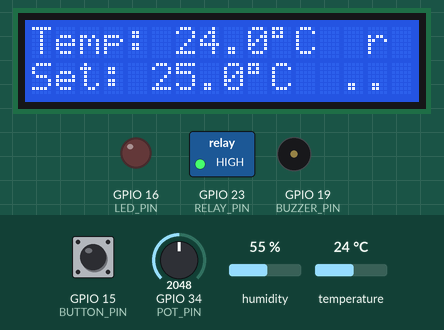
Simulated run of this sketch. Board: ESP32. Shown: 16×2 character LCD, switched loads named in the sketch (green lamp = pin HIGH), output pins drawn as LEDs (lit = HIGH), buzzer (waves = sounding, pin HIGH). The inputs (shaded band) are chosen by the test bench; at power-on: temperature 24 °C, GPIO 15 (BUTTON_PIN) HIGH, GPIO 34 (POT_PIN) = 2048, humidity 55 % (analog values on the 0–4095 scale). What the sketch prints to the serial monitor is not drawn.

Above: at 1.2 s.
1.3 s: temperature set to 25.2 °C
At 2.8 s:
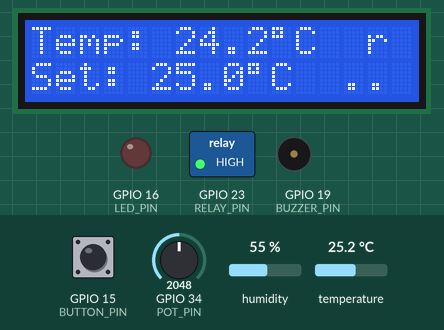
5.7 s: temperature set to 26.5 °C
At 9.6 s:
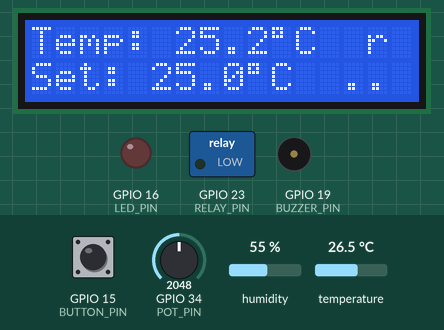
11.7 s: GPIO 15 (BUTTON_PIN) pulled LOW for 2.35 s
At 13.0 s:
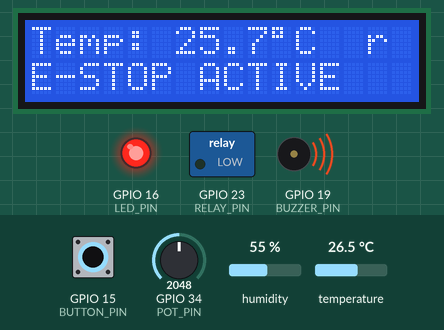
20.0 s: temperature set to 12 °C
At 21.6 s:
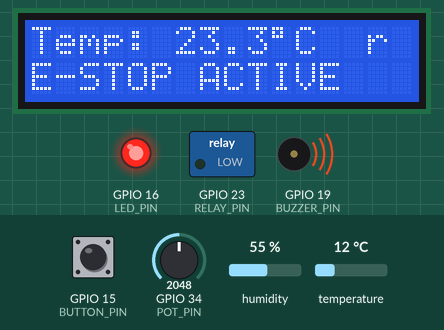
Timing chart, 0 to 23.1 s (numbered marks = the images above; inputs shaded):
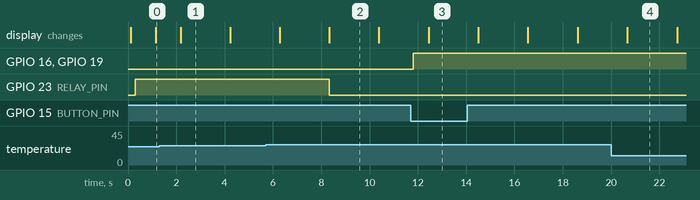

Measured:
- the behaviour switches between 26 and 26.1 °C on temperature (found by bisection; images 1 and 2)
- after the input at 1.3 s, the display: changes after 0.88 s (image 1)
- after the input at 5.7 s, GPIO 23 (RELAY_PIN): HIGH → LOW after 2.6 s
- after the input at 11.7 s, GPIO 16 (LED_PIN), GPIO 19 (BUZZER_PIN): LOW → HIGH after 0.11 s; the display: changes after 0.74 s (image 3)
- what the display in image 1 shows lasts 2.0 s, from 2.2 s to 4.2 s

The sketch:

sketch.ino
```cpp
#include <Arduino.h>
#include "DHT.h"
#include "esp_task_wdt.h"
#include "esp_timer.h"
#include <LiquidCrystal_I2C.h>

#define DHTPIN          4
#define DHTTYPE         DHT22

#define BUTTON_PIN      15
#define RELAY_PIN       23
#define BUZZER_PIN      19
#define LED_PIN         16
#define POT_PIN         34

#define DEBOUNCE_MS     200
#define ANOMALY_JUMP    15.0f
#define TEMP_MIN        -40.0f
#define TEMP_MAX        100.0f
#define SETPOINT_MAX    50.0f
#define OVERHEAT_THRESH 35.0f
#define FILTER_ALPHA    0.2f
#define WDT_TIMEOUT_S   5

typedef struct {
    float temperature;
    float hvacSetpoint;
    int   potValue;
    bool  emergencyStop;
} SystemState;

DHT dht(DHTPIN, DHTTYPE);
SystemState sysState;
SemaphoreHandle_t mutex;
LiquidCrystal_I2C lcd(0x27, 16, 2);
TaskHandle_t sensorHandle = NULL;
TaskHandle_t controlHandle = NULL;
TaskHandle_t logHandle = NULL;

volatile unsigned long lastInterruptTime = 0;

void IRAM_ATTR buttonISR() {
    unsigned long now = esp_timer_get_time() / 1000;
    if (now - lastInterruptTime > DEBOUNCE_MS) {
        sysState.emergencyStop = true;
        lastInterruptTime = now;
    }
}

float lastTemp = NAN;
float filteredTemp = 0.0f;

void sensorTask(void *pvParameters) {
    SystemState *state = (SystemState *)pvParameters;

    while (1) {
        esp_task_wdt_reset();

        float temp = dht.readTemperature();
        int adc = analogRead(POT_PIN);

        bool anomaly = false;
        if (isnan(temp) || temp < TEMP_MIN || temp > TEMP_MAX) {
            anomaly = true;
        } else if (!isnan(lastTemp) && fabs(temp - lastTemp) > ANOMALY_JUMP) {
            anomaly = true;
        }

        if (anomaly) {
            xSemaphoreTake(mutex, portMAX_DELAY);
            state->emergencyStop = true;
            xSemaphoreGive(mutex);
            Serial.println("Sensor anomaly detected! Emergency stop triggered.");
        } else {
            lastTemp = temp;

            filteredTemp = (1.0f - FILTER_ALPHA) * filteredTemp + FILTER_ALPHA * temp;

            float newSetpoint = (adc / 4095.0f) * SETPOINT_MAX;

            xSemaphoreTake(mutex, portMAX_DELAY);
            state->temperature = filteredTemp;
            state->hvacSetpoint = newSetpoint;
            state->potValue = adc;
            xSemaphoreGive(mutex);
        }

        vTaskDelay(pdMS_TO_TICKS(2000));
    }
}

void controlTask(void *pvParameters) {
    SystemState *state = (SystemState *)pvParameters;
    static bool lastEStop = false;

    while (1) {
        esp_task_wdt_reset();

        xSemaphoreTake(mutex, portMAX_DELAY);
        float temp = state->temperature;
        float setpoint = state->hvacSetpoint;
        bool estop = state->emergencyStop;
        xSemaphoreGive(mutex);

        if (estop && !lastEStop) {
            Serial.println("EMERGENCY STOP ACTIVATED");
        }
        lastEStop = estop;

        if (estop) {
            digitalWrite(RELAY_PIN, LOW);
            digitalWrite(BUZZER_PIN, HIGH);
            digitalWrite(LED_PIN, HIGH);
        } else {
            if (temp >= OVERHEAT_THRESH) {
                digitalWrite(LED_PIN, HIGH);
                digitalWrite(BUZZER_PIN, HIGH);
            } else {
                digitalWrite(LED_PIN, LOW);
                digitalWrite(BUZZER_PIN, LOW);
            }

            digitalWrite(RELAY_PIN, temp < setpoint ? HIGH : LOW);
        }

        vTaskDelay(pdMS_TO_TICKS(200));
    }
}

void logTask(void *pvParameters) {
    SystemState *state = (SystemState *)pvParameters;

    while (1) {
        esp_task_wdt_reset();

        xSemaphoreTake(mutex, portMAX_DELAY);
        float temp = state->temperature;
        float setpoint = state->hvacSetpoint;
        int pot = state->potValue;
        bool estop = state->emergencyStop;
        xSemaphoreGive(mutex);

        lcd.setCursor(0, 0);
        lcd.print("Temp: ");
        lcd.print(temp, 1);
        lcd.print((char)223);
        lcd.print("C  ");

        lcd.setCursor(0, 1);
        if (estop) {
            lcd.print("E-STOP ACTIVE   ");
        } else if (temp >= OVERHEAT_THRESH) {
            lcd.print("OVERHEAT!       ");
        } else {
            lcd.print("Set: ");
            lcd.print(setpoint, 1);
            lcd.print((char)223);
            lcd.print("C  ");
        }

        Serial.print("Temp:");
        Serial.print(temp, 1);
        Serial.print(" Setpoint:");
        Serial.print(setpoint, 1);
        Serial.print(" E-Stop:");
        Serial.println(estop ? "1" : "0");

        vTaskDelay(pdMS_TO_TICKS(1000));
    }
}

void setup() {
    Serial.begin(115200);

    analogReadResolution(12);

    pinMode(RELAY_PIN, OUTPUT);
    pinMode(BUZZER_PIN, OUTPUT);
    pinMode(LED_PIN, OUTPUT);
    pinMode(BUTTON_PIN, INPUT_PULLUP);

    digitalWrite(RELAY_PIN, LOW);
    digitalWrite(BUZZER_PIN, LOW);
    digitalWrite(LED_PIN, LOW);

    attachInterrupt(digitalPinToInterrupt(BUTTON_PIN), buttonISR, FALLING);

    dht.begin();

    lcd.init();
    lcd.backlight();
    lcd.setCursor(0, 0);
    lcd.print("HVAC Controller");
    lcd.setCursor(0, 1);
    lcd.print("Initialising...");

    mutex = xSemaphoreCreateMutex();

    float initTemp = dht.readTemperature();
    if (!isnan(initTemp)) {
        filteredTemp = initTemp;
    }

    esp_task_wdt_config_t wdt_config = {
        .timeout_ms = WDT_TIMEOUT_S * 1000,
        .idle_core_mask = (1 << portNUM_PROCESSORS) - 1,
        .trigger_panic = true
    };
    esp_task_wdt_init(&wdt_config);

    xTaskCreate(sensorTask, "Sensor", 2048, &sysState, 2, &sensorHandle);
    xTaskCreate(controlTask, "Control", 2048, &sysState, 3, &controlHandle);
    xTaskCreate(logTask, "Log", 2048, &sysState, 1, &logHandle);

    esp_task_wdt_add(sensorHandle);
    esp_task_wdt_add(controlHandle);
    esp_task_wdt_add(logHandle);

    Serial.println("=== Industrial IoT Smart HVAC Controller ===");
    Serial.println("System initialised. Monitoring...");
}

void loop() {
}
```
